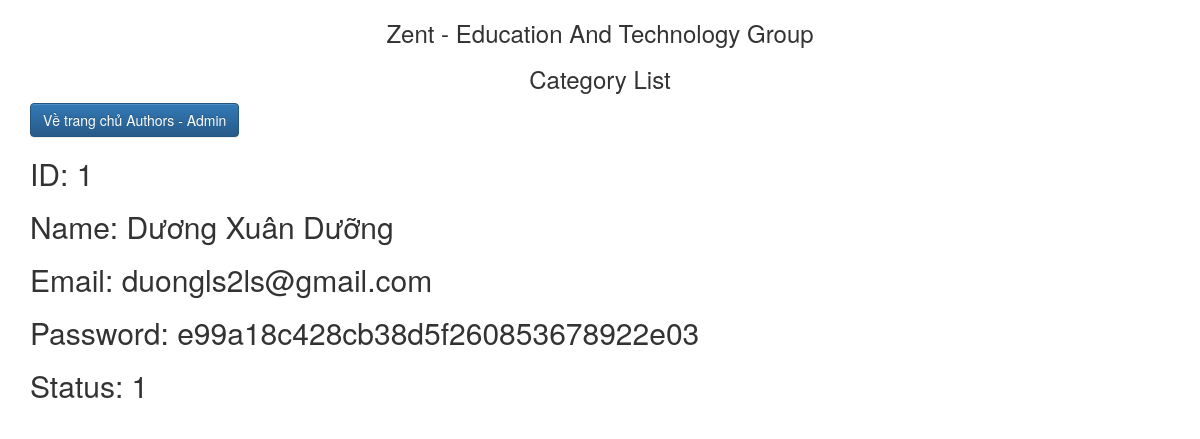
Screenshot of /Admin/authors/authors_detail.php?id=1 (signed in) with the database file from the repository.
### tables this page shows
CREATE TABLE `authors`  (
  `id` int(11) NOT NULL AUTO_INCREMENT,
  `name` varchar(255) NULL DEFAULT NULL,
  `email` varchar(255) NULL DEFAULT NULL,
  `password` varchar(255) NULL DEFAULT NULL,
  `status` int(255) NULL DEFAULT NULL,
  PRIMARY KEY (`id`) USING BTREE
);

### Admin/authors/authors_detail.php (the view, shortened to what this page needs)
<?php
    require_once('../../connection.php');
    $id = $_GET['id'];
	$query_ad_authorsid=  "SELECT * from authors where id=".$id."";
	$result_ad_authorsid = $conn->query($query_ad_authorsid);
    $authors_ad_1 = $result_ad_authorsid->fetch_assoc();
?>
<!DOCTYPE html>
<html>
<head>
    <link rel="stylesheet" href="http://netdna.bootstrapcdn.com/bootstrap/3.1.1/css/bootstrap.min.css">
    <link rel="stylesheet" href="http://netdna.bootstrapcdn.com/bootstrap/3.1.1/css/bootstrap-theme.min.css">
</head>
<body>
    <div class="container">
    <h3 align="center">Zent - Education And Technology Group</h3>
    <h3 align="center">Category List</h3>
    <a href="authors.php" type="button" class="btn btn-primary">Về trang chủ Authors - Admin</a>
    <h2>ID: <?=$authors_ad_1['id']?></h2>
    <h2>Name: <?=$authors_ad_1['name'] ?></h2>
    <h2>Email: <?=$authors_ad_1['email']?></h2>
    <h2>Password: <?=$authors_ad_1['password'] ?></h2>
    <h2>Status: <?=$authors_ad_1['status'] ?></h2>
</body>
</html>

### rows the page displays
authors: id "1", name "Dương Xuân Dưỡng", email "duongls2ls@gmail.com", password "e99a18c428cb38d5f260853678922e03", status "1"
